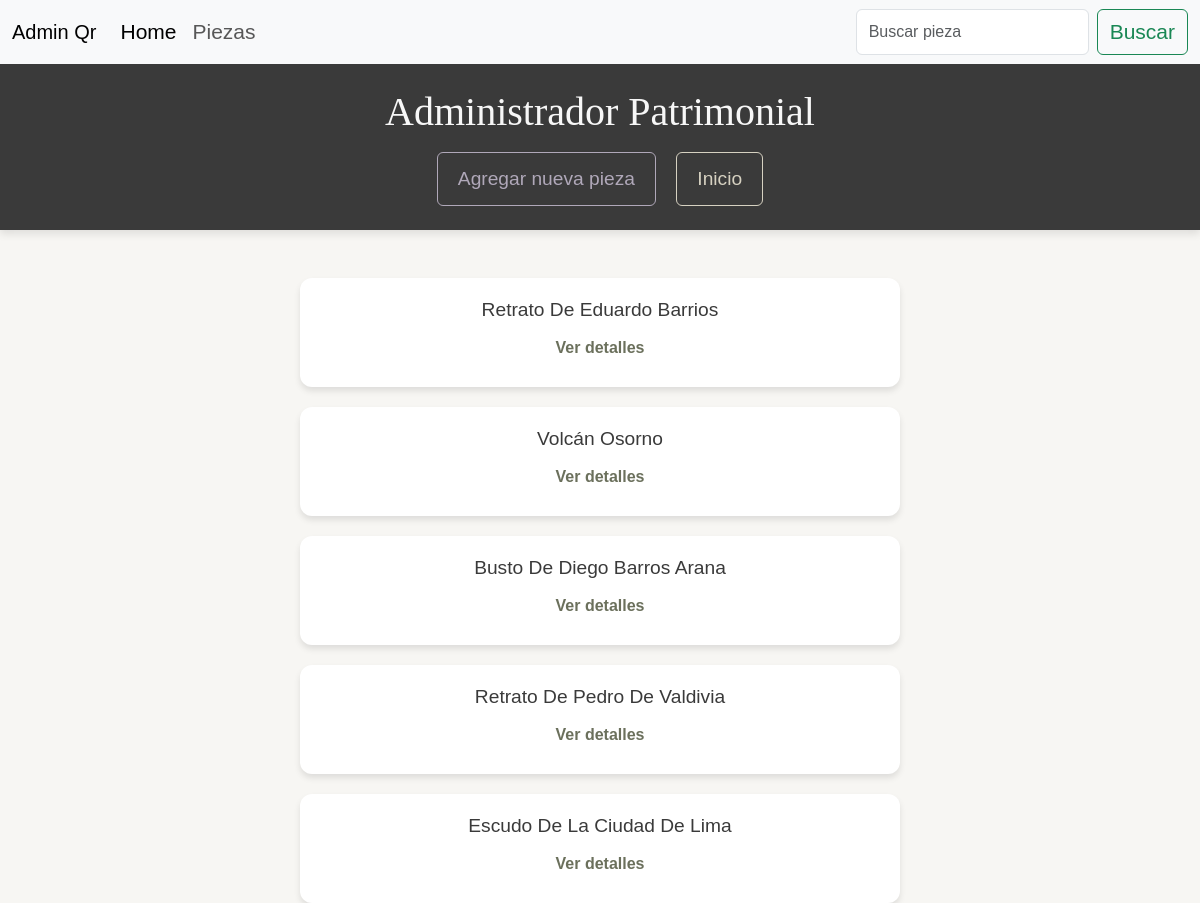
/listado-piezas/ (signed in), run on the app's committed database.
### myapp/models.py (models this page shows, shortened)
class Agregar(models.Model):
    años = [(year, str(year)) for year in range(1000, date.today().year + 1)]
    titulo= models.CharField(max_length=100) #CharField para strings o textos pequeños
    autor= models.CharField(max_length=30)
    ubicación= models.IntegerField(choices=opciones_ubicacion, null=True)
    pieza= models.IntegerField(choices= opciones_pieza, null=True)
    descripción= models.TextField(max_length=255) #TextField para textos largos
    año = models.IntegerField(choices=años, null=True, blank=True)
    mes = models.IntegerField(choices= meses, null=True, blank=True)
    día = models.IntegerField(choices= dias, null=True, blank=True)
    Imagen= models.ImageField(upload_to="imagenes", null=True)
    activo=models.BooleanField(default=True) #Campo para pausar información
    codigo_qr=models.ImageField(upload_to="qr_codes/", null=True)

### myapp/views.py (the view)
# urls.py: path('listado-piezas/', listado_piezas, name="listado_piezas"),
@permission_required('myapp.view_articulo')
@login_required(login_url="/accounts/login/")
def listado_piezas(request):
    elemento = Agregar.objects.all()
    data = {'elemento': elemento}
    return render(request, 'myapp/pieza_admin.html', data)

### myapp/templates/myapp/pieza_admin.html (shortened to what this page needs)
<!DOCTYPE html>
{% load static %}
<html lang="en">
<head>
    <link href="https://cdn.jsdelivr.net/npm/bootstrap@5.3.3/dist/css/bootstrap.min.css" rel="stylesheet">
</head>
<body>
    <nav class="navbar navbar-expand-lg bg-body-tertiary">
        <div class="container-fluid">
            <a class="navbar-brand" href="{% url 'home' %}">Admin Qr</a>
            <div class="collapse navbar-collapse" id="navbarSupportedContent">
                <ul class="navbar-nav me-auto mb-2 mb-lg-0">
                    <li class="nav-item">
                        <a class="nav-link active" aria-current="page" href="{% url 'home' %}" style="font-size: 21px; width: auto;">Home</a>
                    </li>
                    <li class="nav-item">
                        <a class="nav-link" href="#" style="font-size: 21px; width: auto;">Piezas</a>
                    </li>
                </ul>
                <form class="d-flex" role="search" method="get" action="{% url 'home' %}">
                    <input class="form-control me-2" type="search" name="query" placeholder="Buscar pieza" aria-label="Search" value="{{ request.GET.query }}">
                    <button class="btn btn-outline-success" type="submit" style="font-size: 21px; width: auto;">Buscar</button>
                </form>
            </div>
        </div>
    </nav>
    <header class="py-4">
        <div class="container text-center">
            <h1>Administrador Patrimonial</h1>
            <nav class="mt-3">
                <a class="btn btn-outline-light me-3" href="{% url 'agregar' %}" role="button">Agregar nueva pieza</a>
                <a class="btn btn-outline-secondary" href="{% url 'home' %}">Inicio</a>
            </nav>
        </div>
    </header>
    <main class="container mt-5">
        <div class="card-column">
            {% for e in elemento %}
                <div class="card">
                    <div class="card-body">
                        <h5 class="card-title">{{ e.titulo | title }}</h5>
                        <a href="{% url 'detalle_pieza' e.id %}" class="btn btn-link">Ver detalles</a>
                    </div>
                </div>
            {% endfor %}
        </div>
    </main>
</body>
</html>

### myapp/templates/myapp/pieza_admin.html (style rules this page uses)
body { background-color: #f7f6f3; font-family: 'Arial', sans-serif; color: #444; }
header { background-color: #3a3a3a; color: #f7f7f7; box-shadow: 0 4px 8px rgba(0, 0, 0, 0.1); }
header h1 { font-family: 'Playfair Display', serif; font-size: 2.5rem; margin: 0; text-align: center; }
.btn-outline-light { border-color: #b0a8b9; color: #b0a8b9; font-size: 1.2rem; padding: 12px 20px; }
.btn-outline-secondary { border-color: #d6d1c1; color: #d6d1c1; font-size: 1.2rem; padding: 12px 20px; }
.card-column { display: flex; flex-direction: column; align-items: center; gap: 20px; }
.card { width: 100%; max-width: 600px; border: none; border-radius: 12px; box-shadow: 0 4px 6px rgba(0, 0, 0, 0.1); background-color: #ffffff; transition: transform 0.2s; }
.card-body { padding: 20px; }
.card-title { font-size: 1.2rem; color: #3a3a3a; text-align: center; }
a.btn-link { color: #6b705c; font-weight: bold; text-decoration: none; display: block; text-align: center; }

### data on the page
Agregar: titulo "Retrato De Eduardo Barrios"
Agregar: titulo "Volcán Osorno"
Agregar: titulo "Busto De Diego Barros Arana"
Agregar: titulo "Retrato De Pedro De Valdivia"
Agregar: titulo "Escudo De La Ciudad De Lima"
